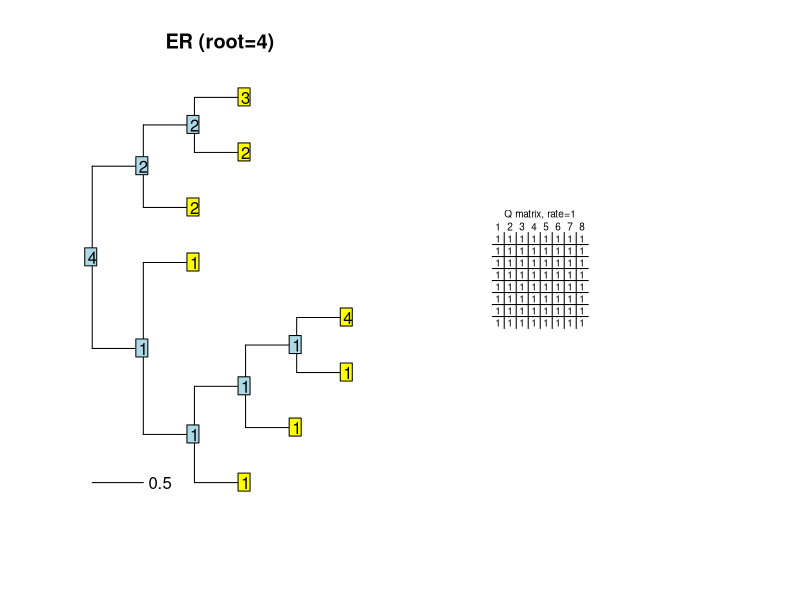
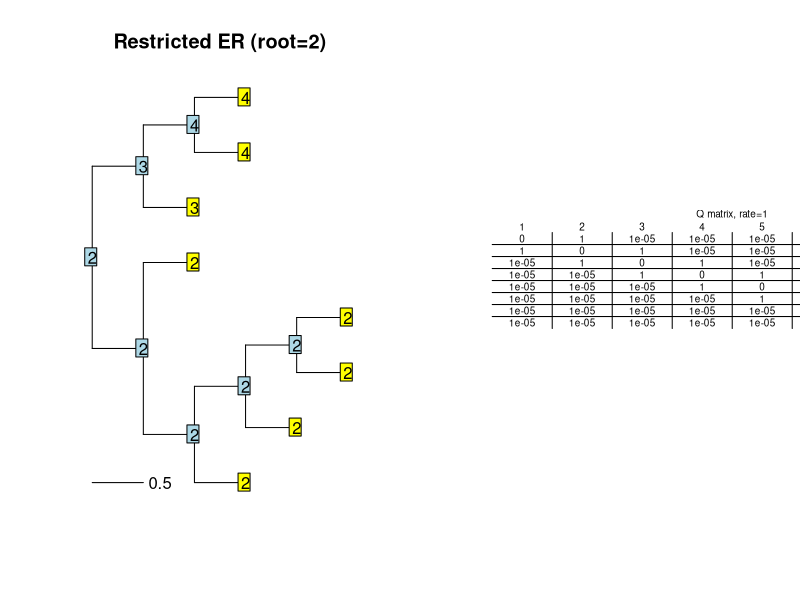
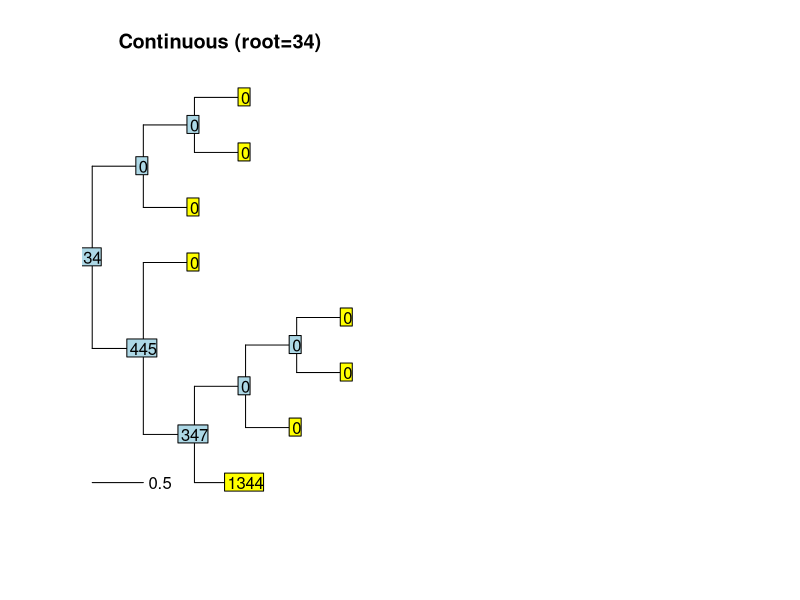
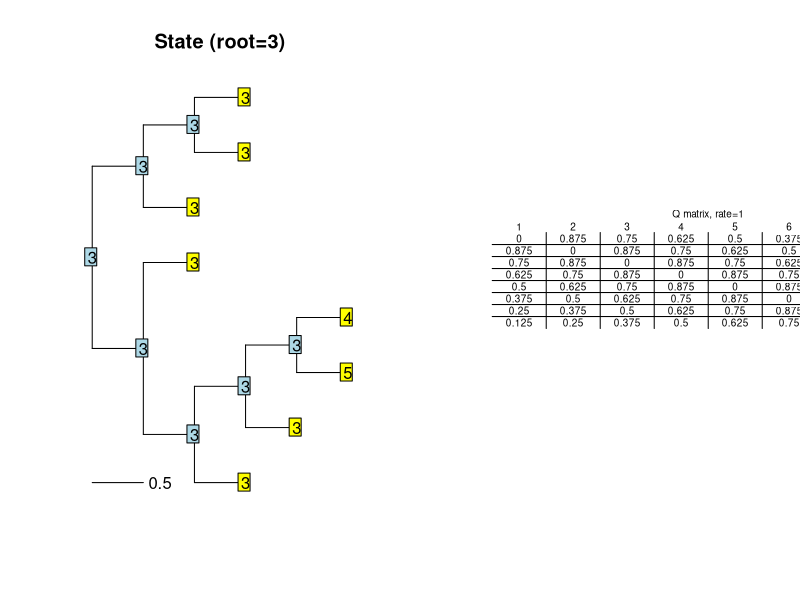

Generate these figures, in order, with R:
library(ape)
library(plotrix)
rTraitDisc2 <-
    function(phy, model = "ER", k = if (is.matrix(model)) ncol(model) else 2,
             rate = 0.1, states = LETTERS[1:k], freq = rep(1/k, k),
             ancestor = FALSE, root.value = 1, ...)
    {
        if (is.null(phy$edge.length))
            stop("tree has no branch length")
        if (any(phy$edge.length < 0))
            stop("at least one branch length negative")
        
        if (is.character(model)) {
            switch(toupper(model), "ER" = {
                if (length(rate) != 1)
                    stop("`rate' must have one element")
                Q <- matrix(rate, k, k)
            }, "ARD" = {
                if (length(rate) != k*(k - 1))
                    stop("`rate' must have k(k - 1) elements")
                Q <- matrix(0, k, k)
                Q[col(Q) != row(Q)] <- rate
            }, "SYM" = {
                if (length(rate) != k*(k - 1)/2)
                    stop("`rate' must have k(k - 1)/2 elements")
                Q <- matrix(0, k, k)
                sel <- col(Q) < row(Q)
                Q[sel] <- rate
                Q <- t(Q)
                Q[sel] <- rate
            })
        }
        if (is.matrix(model)) {
            Q <- model
            if (ncol(Q) != nrow(Q))
                stop("the matrix given as `model' must be square")
        }
        
        phy <- reorder(phy, "pruningwise")
        n <- length(phy$tip.label)
        N <- dim(phy$edge)[1]
        ROOT <- n + 1L
        x <- integer(n + phy$Nnode)
        x[ROOT] <- as.integer(root.value)
        
        anc <- phy$edge[, 1]
        des <- phy$edge[, 2]
        el <- phy$edge.length
        
        if (is.function(model)) {
            environment(model) <- environment() # to find 'k'
            for (i in N:1) {
                x[des[i]] <- model(x[anc[i]], el[i], ...)
            }
        } else {
            #print(freq)
            freq <- rep(freq, each = k)
            #print(freq)
            Q <- Q * freq
            diag(Q) <- 0
            diag(Q) <- -rowSums(Q)
            for (i in N:1) {
                p <- matexpo(Q * el[i])[x[anc[i]], ]
                x[des[i]] <- sample.int(k, size = 1, FALSE, prob = p)
            }
        }
        
        if (ancestor) {
            if (is.null(phy$node.label)) phy <- makeNodeLabel(phy)
            names(x) <- c(phy$tip.label, phy$node.label)
        } else {
            x <- x[1:n]
            names(x) <- phy$tip.label
        }
        class(x) <- "factor"
        levels(x) <- states
        x
    }

get_matrix = function(cols, model) {
    found = 0
    while (found < cols) {
        root = sample(nrow(model), size=1)
        temp = rTraitDisc2(tree, model=model, 
                          states=1:nrow(model), 
                          root.value=root,
                          ancestor=T)
        temp = as.matrix(temp)
        if (min(temp) < max(temp)) {
            if (found == 0) {
                m = temp
                roots = c(root)
            } else {
                m = cbind(m, temp)
                roots = c(roots, root)
            }
            found = found + 1
        }
    }
    return(list(m, roots))
}

get_state_model = function(num_states,rate) {
    mat=matrix(seq(1:num_states**2),num_states)
    for (i in 1:num_states) {
        for (j in 1:num_states) {
            if (i != j) {
                mat[i,j] = (rate/num_states)*(num_states-(abs(i-j)))
            } else {
                mat[i,j] = 0
            }
        }
    }
    print(mat)
    return(mat)
}

get_er_model = function(num_states, rate) {
    mat = matrix(rep(rate, num_states**2), num_states)
    print(mat)
    mat
}

get_restricted_er_model = function(num_states, rate) {
    mat = get_er_model(num_states, rate)
    for (i in 1:nrow(mat)) {
        for (j in 1:ncol(mat)) {
            if (abs(i-j) == 1) {
                mat[i,j] = rate    
            } else if (i != j) {
                mat[i,j] = rate*0.00001
            } else {
                mat[i,j] = 0
            }
        }
    }
    print(mat)
    mat
}

get_continuous_matrix = function(cols) {
    r = round(rgamma(1, shape=1000, rate=1))
    r = sample(100, size=1)
    m = replicate(cols, rTraitCont(tree, ancestor=T, sigma=r*100, root.value=r))
    m = round(as.matrix(m))
    m = ifelse(m<0, 0, m)
    return(list(m, r))
}

num_states = 8
cols = 1
rate = 1
tree =  rtree(num_states)
tree$edge.length = rep(0.5, length(tree$edge.length))
er_model = get_er_model(num_states, rate)
data_er = get_matrix(cols, er_model)
res_er_model = get_restricted_er_model(num_states, rate)
data_res_er = get_matrix(cols, res_er_model)
data_cont = get_continuous_matrix(cols)
state_model = get_state_model(num_states, rate)
data_state = get_matrix(cols, state_model)

#pdf(paste("tree_demo_", rate, ".pdf", sep=""), height=8.5, width=20)
l = matrix(c(1,2,3,4,5,6,7,8), 4, 2, byrow = TRUE)
#layout(l)
data = list(data_er, data_res_er, data_cont, data_state)
titles = c('ER', "Restricted ER", "Continuous", "State")
tables = list(er_model, res_er_model, matrix(), state_model)
for (i in 1:length(data)) {
    par(mfrow=c(1,2))
    plot(tree, show.tip.label=F)
    labels = data[i][[1]][[1]]
    root = data[i][[1]][[2]]
    title(paste(titles[i], " (root=", root, ")", sep=""))
    add.scale.bar()
    Y <- labels[1:num_states]
    A <- labels[-(1:num_states)]
    nodelabels(A)
    tiplabels(Y)
    plot.new()
    if (i!=3) {
        addtable2plot(0,0.4,table=tables[i][[1]], xpad=1, title=paste("Q matrix, rate=", rate, sep=""), cex=0.6, hlines=T, vlines=T)
    }
}
#dev.off()
